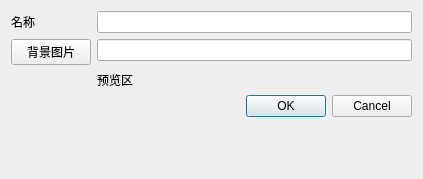
<?xml version="1.0" encoding="UTF-8"?>
<ui version="4.0">
 <class>Dialog</class>
 <widget class="QDialog" name="Dialog">
  <property name="geometry">
   <rect>
    <x>0</x>
    <y>0</y>
    <width>423</width>
    <height>179</height>
   </rect>
  </property>
  <property name="windowTitle">
   <string>会话设置</string>
  </property>
  <layout class="QFormLayout" name="formLayout">
   <property name="fieldGrowthPolicy">
    <enum>QFormLayout::ExpandingFieldsGrow</enum>
   </property>
   <item row="0" column="0">
    <widget class="QLabel" name="label">
     <property name="text">
      <string>名称</string>
     </property>
     <property name="alignment">
      <set>Qt::AlignCenter</set>
     </property>
    </widget>
   </item>
   <item row="0" column="1">
    <widget class="QLineEdit" name="le_name"/>
   </item>
   <item row="1" column="0">
    <widget class="QPushButton" name="pb_picture">
     <property name="text">
      <string>背景图片</string>
     </property>
    </widget>
   </item>
   <item row="1" column="1">
    <widget class="QLineEdit" name="le_picture"/>
   </item>
   <item row="8" column="0" colspan="2">
    <widget class="QDialogButtonBox" name="buttonBox">
     <property name="orientation">
      <enum>Qt::Horizontal</enum>
     </property>
     <property name="standardButtons">
      <set>QDialogButtonBox::Cancel|QDialogButtonBox::Ok</set>
     </property>
    </widget>
   </item>
   <item row="2" column="1">
    <widget class="QLabel" name="lb_preview">
     <property name="sizePolicy">
      <sizepolicy hsizetype="Fixed" vsizetype="Fixed">
       <horstretch>0</horstretch>
       <verstretch>0</verstretch>
      </sizepolicy>
     </property>
     <property name="maximumSize">
      <size>
       <width>300</width>
       <height>300</height>
      </size>
     </property>
     <property name="text">
      <string>预览区</string>
     </property>
    </widget>
   </item>
  </layout>
 </widget>
 <resources/>
 <connections>
  <connection>
   <sender>buttonBox</sender>
   <signal>accepted()</signal>
   <receiver>Dialog</receiver>
   <slot>accept()</slot>
   <hints>
    <hint type="sourcelabel">
     <x>248</x>
     <y>254</y>
    </hint>
    <hint type="destinationlabel">
     <x>157</x>
     <y>274</y>
    </hint>
   </hints>
  </connection>
  <connection>
   <sender>buttonBox</sender>
   <signal>rejected()</signal>
   <receiver>Dialog</receiver>
   <slot>reject()</slot>
   <hints>
    <hint type="sourcelabel">
     <x>316</x>
     <y>260</y>
    </hint>
    <hint type="destinationlabel">
     <x>286</x>
     <y>274</y>
    </hint>
   </hints>
  </connection>
 </connections>
</ui>
